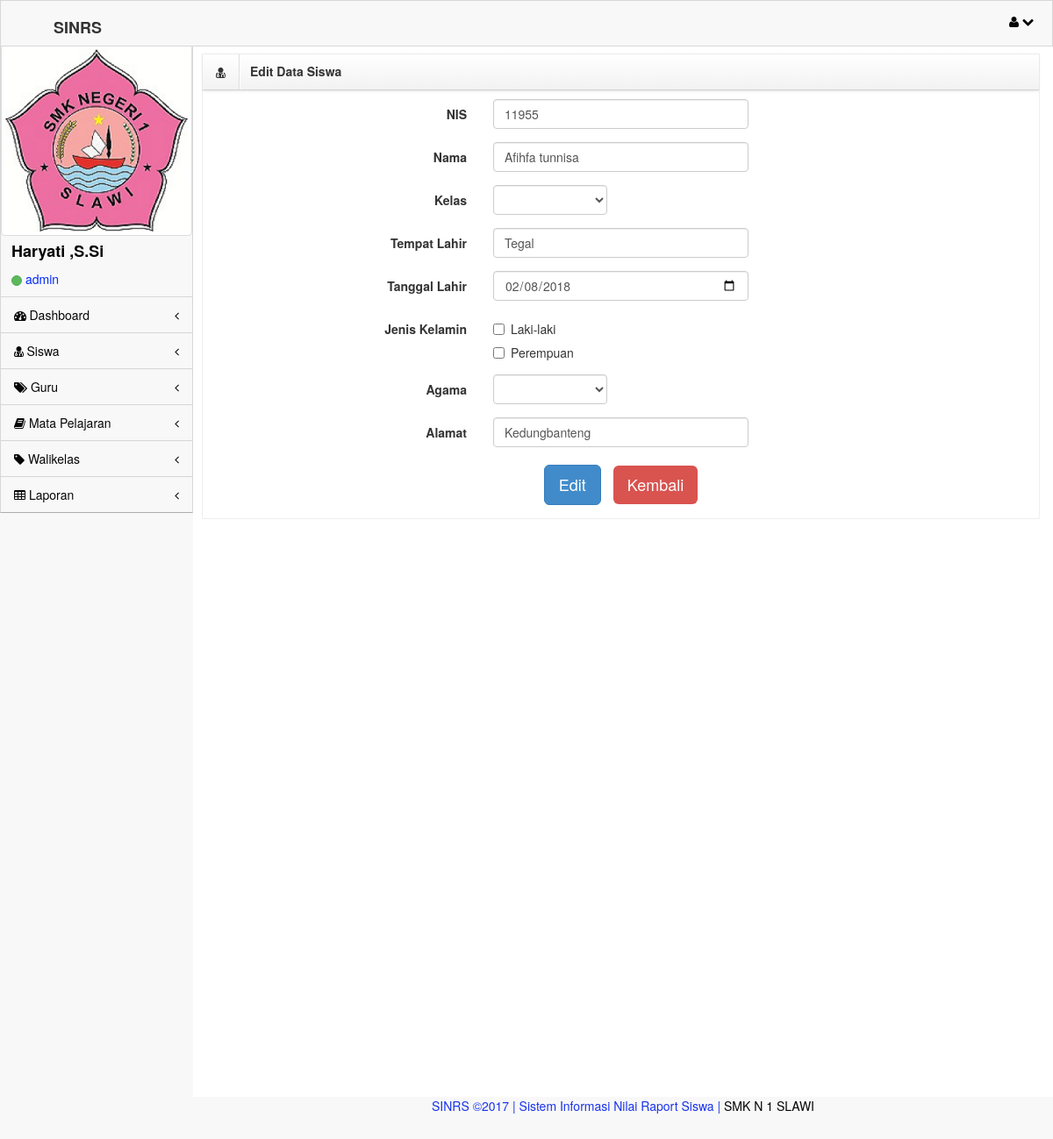
Page /admin/formedit.php?id_siswa=1 (signed in) on the committed database.
### tables this page shows
CREATE TABLE IF NOT EXISTS `user` (
  `id` int(11) NOT NULL AUTO_INCREMENT,
  `id_guru` varchar(20) NOT NULL,
  `nama_lengkap` varchar(50) NOT NULL,
  `username` varchar(20) NOT NULL,
  `password` text NOT NULL,
  `hak_akses` varchar(20) NOT NULL,
  `kd_mapel` varchar(20) NOT NULL,
  PRIMARY KEY (`id`)
);

CREATE TABLE IF NOT EXISTS `siswa` (
  `id_siswa` int(11) NOT NULL AUTO_INCREMENT,
  `nis` varchar(30) NOT NULL,
  `nama` varchar(50) NOT NULL,
  `kelas` varchar(30) NOT NULL,
  `tempat_lhr` varchar(30) NOT NULL,
  `tanggal_lhr` date NOT NULL,
  `jk` varchar(15) NOT NULL,
  `agama` varchar(20) NOT NULL,
  `alamat` varchar(50) NOT NULL,
  PRIMARY KEY (`id_siswa`)
);

### admin/formedit.php (the view, shortened to what this page needs)
<!DOCTYPE html>
 <html lang="en">
<head>
    <link rel="stylesheet" href="assets/plugins/bootstrap/css/bootstrap.css" />
    <link rel="stylesheet" href="assets/css/main.css" />
    <link rel="stylesheet" href="assets/css/theme.css" />
    <link rel="stylesheet" href="assets/css/MoneAdmin.css" />
    <link rel="stylesheet" href="assets/plugins/Font-Awesome/css/font-awesome.css" />
    <link rel="stylesheet" href="assets/plugins/validationengine/css/validationEngine.jquery.css" />
       <link rel="stylesheet" href="assets/plugins/validationengine/css/validationEngine.jquery.css" />
</head>
<body class="padTop53 " >
<?php
    if($_SESSION['admin'])
    {
        ?>
<?php
$id_siswa =$_GET['id_siswa'];
$query=mysql_query("SELECT * FROM `siswa` WHERE id_siswa='$id_siswa'");
?>
    <div id="wrap" >
        <div id="top">
            <nav class="navbar navbar-inverse navbar-fixed-top " style="padding-top: 10px;">
                <header class="navbar-header">
                <h4><b>SINRS</b></h4>
                </header>
                <ul class="nav navbar-top-links navbar-right">
                    <li class="dropdown">
                        <a class="dropdown-toggle" data-toggle="dropdown" href="#">
                            <i class="icon-user "></i> <i class="icon-chevron-down "></i>
                    </li>
                </ul>
            </nav>
        </div>
<?php
include"menu.php";
?>
        <div id="content">
                <div class="inner">
                          <div class="row">
                        <div class="col-lg-12">
                            <div class="box">
                                <header>
                                    <div class="icons"><i class="icon-user-md"></i></div>
                                    <h5>Edit Data Siswa</h5>
                                </header>
                                <div id="collapseOne" class="accordion-body collapse in body">
								<form action="editsiswa.php" class="form-horizontal" method="post">
									<?php
									while($data=mysql_fetch_array($query))
								{
								?>
                                        <div class="form-group">
                                            <label class="control-label col-lg-4">NIS</label>
                                            <div class="col-lg-4">
                                                <input type="text" id="nis" name="nis" value="<?php echo $data['nis'];?>" class="form-control" />
                                            </div>
                                        </div>
                                        <div class="form-group">
                                            <label class="control-label col-lg-4">Nama</label>
                                            <div class="col-lg-4">
                                                <input type="text" id="nama" name="nama" value="<?php echo $data['nama'];?>" class="form-control" />
                                            </div>
                                        </div>
                                         <div class="form-group">
                                            <label class="control-label col-lg-4">Kelas</label>
                                             <div class="col-lg-2">
                                            <select class="form-control" name="kelas" id="kelas">
                                                <option></option>
                                                <option>X RPL</option>
                                            </select>
                                        </div>
                                        </div>
                                        <div class="form-group">
                                            <label class="control-label col-lg-4">Tempat Lahir</label>
                                            <div class="col-lg-4">
                                                <input type="text" id="tempat_lhr" name="tempat_lhr" value="<?php echo $data['tempat_lhr'];?>" class="form-control" />
                                            </div>
                                        </div>
                                        <div class="form-group">
                                            <label class="control-label col-lg-4">Tanggal Lahir</label>
                                            <div class="col-lg-4">
                                                <input type="date" id="tanggal_lhr" name="tanggal_lhr" value="<?php echo $data['tanggal_lhr'];?>" class="form-control" />
                                            </div>
                                        </div>
								<div class="form-group">
                                    <label class="control-label col-lg-4">Jenis Kelamin</label>
                                    <div class="col-lg-8">
                                        <div class="checkbox">
                                            <label>
                                                <input class="uniform" type="checkbox" name="jkel" id="jkel" value="Laki-laki"/> Laki-laki
                                            </label>
                                        </div>
                                        <div class="checkbox">
                                            <label>
                                                <input class="uniform" type="checkbox" name="jkel" id="jkel" value="Perempuan"/> Perempuan
                                            </label>
                                        </div>
                                    </div>
                                </div>
								<div class="form-group">
                                            <label class="control-label col-lg-4">Agama</label>
                                             <div class="col-lg-2">
                                            <select class="form-control" name="agama" id="agama">
                                                <option></option>
                                                <option>Islam</option>
                                            </select>
                                        </div>
                                        </div>
										<div class="form-group">
                                            <label class="control-label col-lg-4">Alamat</label>
                                            <div class="col-lg-4">
                                                 <input type="text" id="alamat" name="alamat" value="<?php echo $data['alamat'];?>" class="form-control"/>
                                            </div>
                                        </div>
                                        <div class="form-actions no-margin-bottom" style="text-align:center;">
                                            <input type="submit" value="Edit" class="btn btn-primary btn-lg " />
                                            <a href=\"javascript:history.back()\"></a> <input type="submit" value="Kembali" class="btn btn-danger btn-lg btn-flat"  />
                                           </div>
										<?php } ?>
                                    </form>
                                 </div>
                            </div>
                        </div>
                    </div>
    </div>
 <?php include('footer.php') ?>
 <?php
     }
 else{
    echo"<script>window.alert('Maaf Anda Harus Login Dulu !!!')
    window.location='../index.php'</script>";
}
?>

### admin/menu.php (shortened to what this page needs)
       <div id="left" >
            <div class="media user-media well-small">
                    <img class="media-object img-thumbnail user-img" alt="User Picture" src="assets/img/smean.PNG" />
             <div class="media-body">
                <?php
                  if(@$_SESSION['admin']) {
                    $userlogin=@$_SESSION['admin'];
                   }else if(@$_SESSION['guru']){
                    $userlogin=@$_SESSION['guru'];
                    }else if(@$_SESSION['walikelas']) {
                    $userlogin=@$_SESSION['walikelas'];
                }
                $sql=mysql_query("SELECT * FROM `user` WHERE id='$userlogin'") or die(mysql_error());
                $cek   =mysql_fetch_array($sql);
                ?>
                    <h5 class="media-heading"><?php echo $cek['nama_lengkap'];?> </h5>
                    <ul class="list-unstyled user-info">
                        <li>
                             <a class="btn btn-success btn-xs btn-circle" style="width: 10px;height: 12px;"></a> <?php echo $cek['hak_akses'];?>
                        </li>
                    </ul>
                </div>
                <br />
            </div>
            <ul id="menu" class="collapse">
                <li class="panel ">
                    <a href="index.php" data-parent="#menu" data-toggle="collapse" class="accordion-toggle" data-target="#component-nav">
                        <i class=" icon-dashboard"> </i> Dashboard
                        <span class="pull-right">
                          <i class="icon-angle-left"></i>
                        </span>
                    </a>
                </li>
                <li class="panel ">
                    <a href="siswa.php" data-parent="#menu" data-toggle="collapse" class="accordion-toggle" data-target="#DDL-nav">
                        <i class=" icon-user-md"> </i> Siswa
                        <span class="pull-right">
                          <i class="icon-angle-left"></i>
                        </span>
                    </a>
                </li>
                <li class="panel ">
                    <a href="guru.php" data-parent="#menu" data-toggle="collapse" class="accordion-toggle collapsed" data-target="#form-nav">
                        <i class="icon-tags"></i> Guru
                        <span class="pull-right">
                            <i class="icon-angle-left"></i>
                        </span>
                    </a>
                </li>
                <li class="panel">
                    <a href="mapel.php" data-parent="#menu" data-toggle="collapse" class="accordion-toggle" data-target="#chart-nav">
                        <i class="icon-book"></i> Mata Pelajaran
                        <span class="pull-right">
                            <i class="icon-angle-left"></i>
                        </span>
                    </a>
                </li>
                <li class="panel">
                    <a href="walas.php" data-parent="#menu" data-toggle="collapse" class="accordion-toggle" data-target="#DDL-nav">
                        <i class=" icon-tag"></i> Walikelas
                        <span class="pull-right">
                            <i class="icon-angle-left"></i>
                        </span>
                    </a>
                </li>
                <li class="panel">
                     <a href="#" data-parent="#menu" data-toggle="collapse" class="accordion-toggle" data-target="#component-nav">
                        <i class=" icon-table"></i> Laporan
                        <span class="pull-right">
                            <i class="icon-angle-left"></i>
                        </span>
                    </a>
                </li>
            </ul>
</div>

### assets/css/MoneAdmin.css (style rules this page uses)
body { background-color: #f8f8f8; }
.navbar-top-links li { display: inline-block; }
.navbar-top-links li:last-child { margin-right: 15px; }
.navbar-top-links li a { padding: 15px; border:1px solid #f8f8f8; padding:2px 5px 2px 5px; background-color:#f8f8f8; }
.navbar-top-links .dropdown-menu li a { padding: 3px 20px; min-height: 0; }
.btn-circle { width: 30px; height: 30px; padding: 6px 0; border-radius: 15px; text-align: center; font-size: 12px; line-height: 1.428571429; }

### rows in the picture
user: nama_lengkap "Haryati ,S.Si", hak_akses "admin"
siswa: nis "11955", nama "Afihfa tunnisa", tempat_lhr "Tegal", tanggal_lhr "02/08/2018", alamat "Kedungbanteng"
